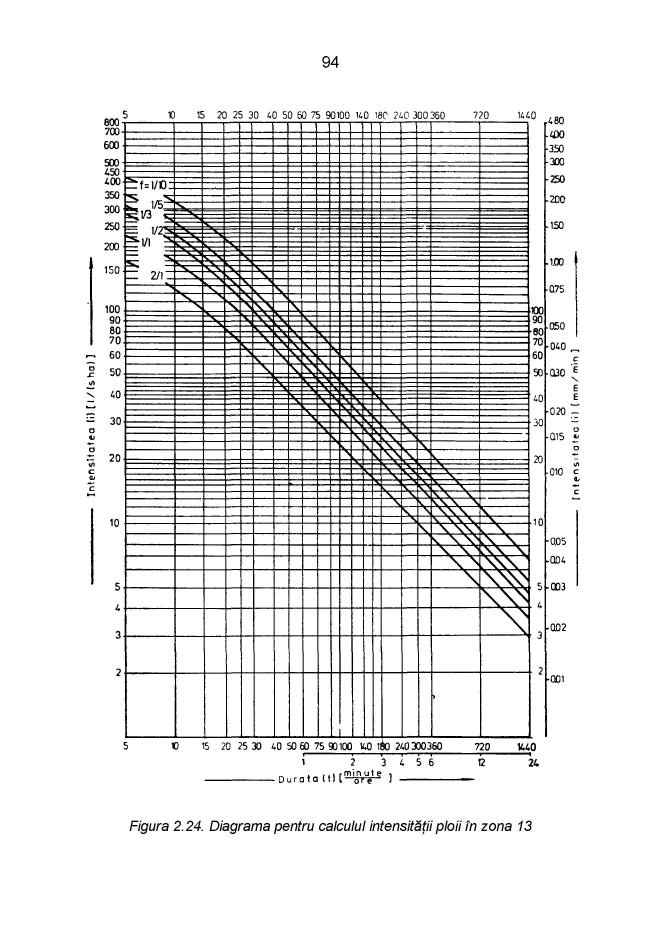
#> input picture samples/images/1.jpg, 1984 x 2810 px, found by its file name (shown at 1/3 size); its folder holds only this picture in this run
$ python segment.py   (older library calls are emulated)
#> lines starting #> are read from the running program, lines starting #| are printed output that depends on the picture; after the words box and inside, x2 and y2 are one past the last pixel; in counts of white or black regions, pixels touching at a corner belong together
import cv2
from PIL import Image, ImageDraw
import numpy as np
from scipy.ndimage.filters import rank_filter
import random

color = (0, 0, 0)


# [6 lines left out: function auto_canny, not called in this run]


def dilate(image, kernel, iterations):
    dilated_image = cv2.dilate(image, kernel, iterations=iterations)
    return dilated_image


# [83 lines left out: functions downscale_image, find_components, find_likely_rectangles, make_box, make_box_from_points, rect_union, not called in this run]


def rect_area(crop):
    return max(0, crop[2] - crop[0]) * max(0, crop[3] - crop[1])


# [6 lines left out: function crop_image, not called in this run]


def reduce_noise_raw(im):
    bilat = cv2.bilateralFilter(im, 9, 75, 75)
    blur = cv2.medianBlur(bilat, 3)
    return blur


# [43 lines left out: functions reduce_noise_edges, rects_are_vertical, find_final_crop, not called in this run]


def dilate_wrapper(im, kernel_size, iters):
    kernel = cv2.getStructuringElement(cv2.MORPH_RECT, (kernel_size, kernel_size))
    dilation = dilate(im, kernel, iters)
    return dilation


# [46 lines left out: function process_image, not called in this run]


def rad_to_deg(theta):
    return theta * 180 / np.pi


# [49 lines left out: functions rotate, estimate_skew, compute_skew, process_skewed_crop, not called in this run]


def filter_contours(contours, hierarchy, image_shape):
    borders = []
    for i, c in enumerate(contours):
        x, y, w, h = cv2.boundingRect(c)
        borders.append((x, y, x + w - 1, y + h - 1))  # , i, hierarchy[0][i][3]))

    # [5 lines left out: function border_filter, not called in this run]

    for i, border in enumerate(borders):
        if (rect_area(border) / (image_shape[0] * image_shape[1])) > 0.9:
            lst = list(borders[i])
            lst[4] = -1
            borders[i] = tuple(lst)

    borders = sorted(borders, key=lambda box: rect_area(box), reverse=True)
    # borders = list(filter(lambda b: b[5] == -1 or borders[b[5]][4] == -1, borders))

    return borders


def segment(image):
    if not isinstance(image, np.ndarray):
        raise TypeError

    blur = reduce_noise_raw(image.copy())

    edges = cv2.Canny(np.asarray(blur), 150, 200)
    dilated = dilate_wrapper(edges, 3, 6)

    _, contours, hierarchy = cv2.findContours(dilated, cv2.RETR_TREE, cv2.CHAIN_APPROX_SIMPLE)
    borders = filter_contours(contours, hierarchy, image.shape)

    return borders


def dbg(im):
    Image.fromarray(im).show()


# [37 lines left out: functions show_image_contours, show_image_contours2, not called in this run]


def generate_color():
    global color
    color = (random.randint(0, 255), random.randint(0, 255), random.randint(0, 255))


import os, time

if __name__ == '__main__':
    p = r'D:\UAIC\3.1\IA\pdf2article\samples\images'

    # [4 lines of commented-out code are left out]

    for d in os.listdir(p):
        path = os.path.join(p, d)
        im = np.array(Image.open(path))
#> im is the input picture: shape (2810, 1984, 3); min 0, max 255, mean 229.3
        rects = segment(im)
#> in segment, `edges = cv2.Canny(np.asarray(blur), 150, 200)`:
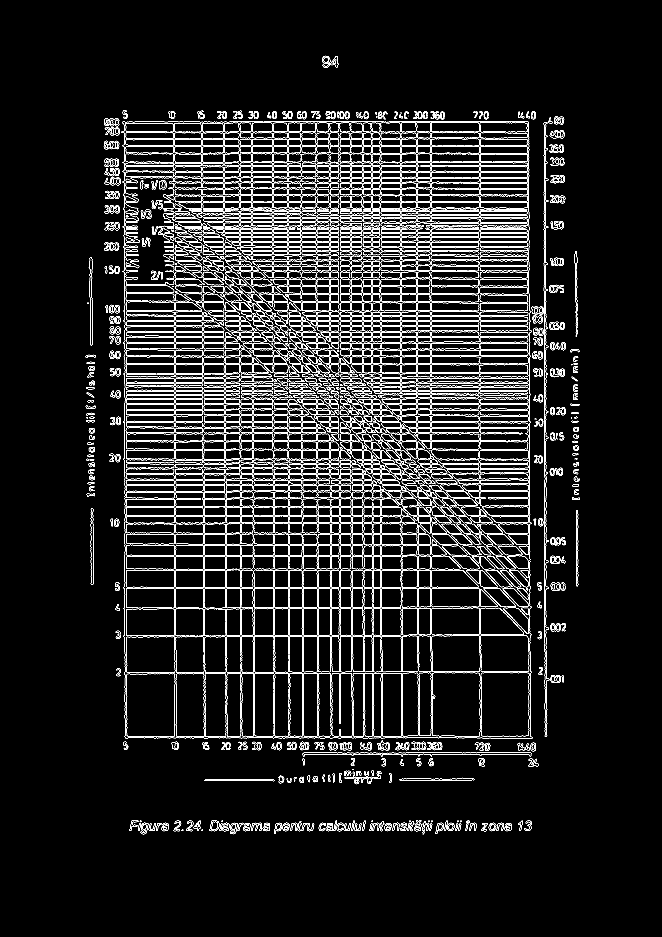
#> edges: shape (2810, 1984) (shown at 1/3 size); 5.1% white in thin lines or dots, all inside (x1, y1, x2, y2) = (257, 167, 1740, 2504)
#> in dilate, `dilated_image = cv2.dilate(image, kernel, iterations=iterations)`:
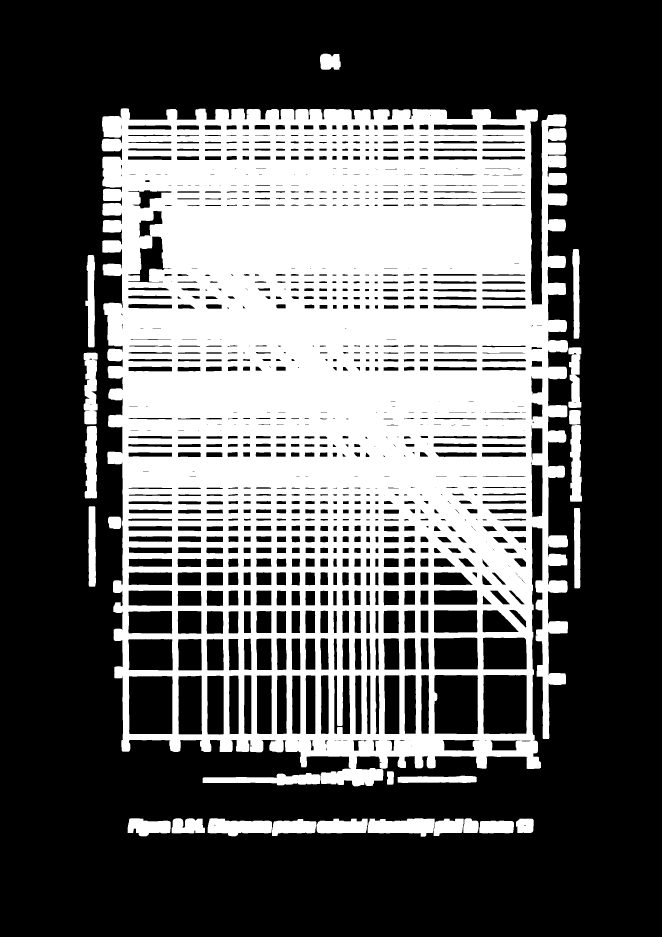
#> dilated_image: shape (2810, 1984) (shown at 1/3 size); 37.1% white; 24 white regions
#> in segment, `_, contours, hierarchy = cv2.findContours(dilated, cv2.RETR_TREE, cv2...`: contours = 969 contours, 173 with area under 20; largest, box (x1, y1, x2, y2) and area: (305, 325, 1704, 2359) 2499871, (1449, 2024, 1581, 2203) 23041, (1302, 2024, 1435, 2203) 22890, (386, 2027, 519, 2203) 22738, (1301, 1912, 1435, 2009) 12412
#> the loop in filter_contours, `for i, c in enumerate(contours):` made 969 passes
#> (x, y, w, h) on passes 1 to 3: (1438, 2462, 104, 38), (816, 2457, 133, 51), (1548, 2456, 53, 43)
#> after the loop in filter_contours, `for i, c in enumerate(contours):`: borders = 969 items, first 6: (1438, 2462, 1541, 2499), (816, 2457, 948, 2507), (1548, 2456, 1600, 2498), (1572, 2475, 1577, 2478), (950, 2456, 1102, 2499), (1390, 2455, 1435, 2498)
#> the loop in filter_contours, `for i, border in enumerate(borders):` made 969 passes
#> in filter_contours, `borders = sorted(borders, key=lambda box: rect_area(box), reverse=True)`: borders = 969 items, first 6: (305, 325, 1703, 2358), (1302, 2024, 1434, 2202), (1449, 2024, 1580, 2202), (386, 2027, 518, 2202), (384, 709, 514, 847), (1103, 2455, 1390, 2509)
#> rects has the same summary as borders in filter_contours
        time.sleep(5)

$ run again, on samples/images/2.jpg
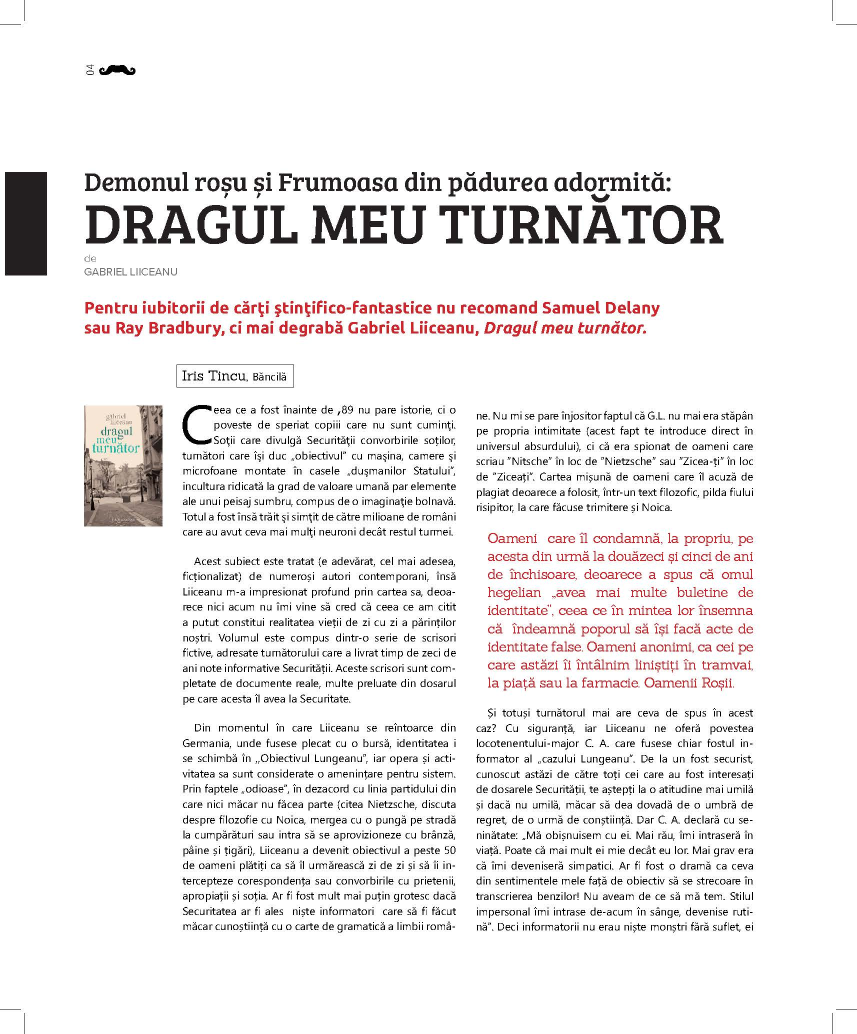
#> input picture samples/images/2.jpg, 1714 x 2068 px, found by its file name (shown at 1/2 size)
#> im is the input picture: shape (2068, 1714, 3); mean R, G, B 239.1, 237, 237
#> in segment, `edges = cv2.Canny(np.asarray(blur), 150, 200)`:
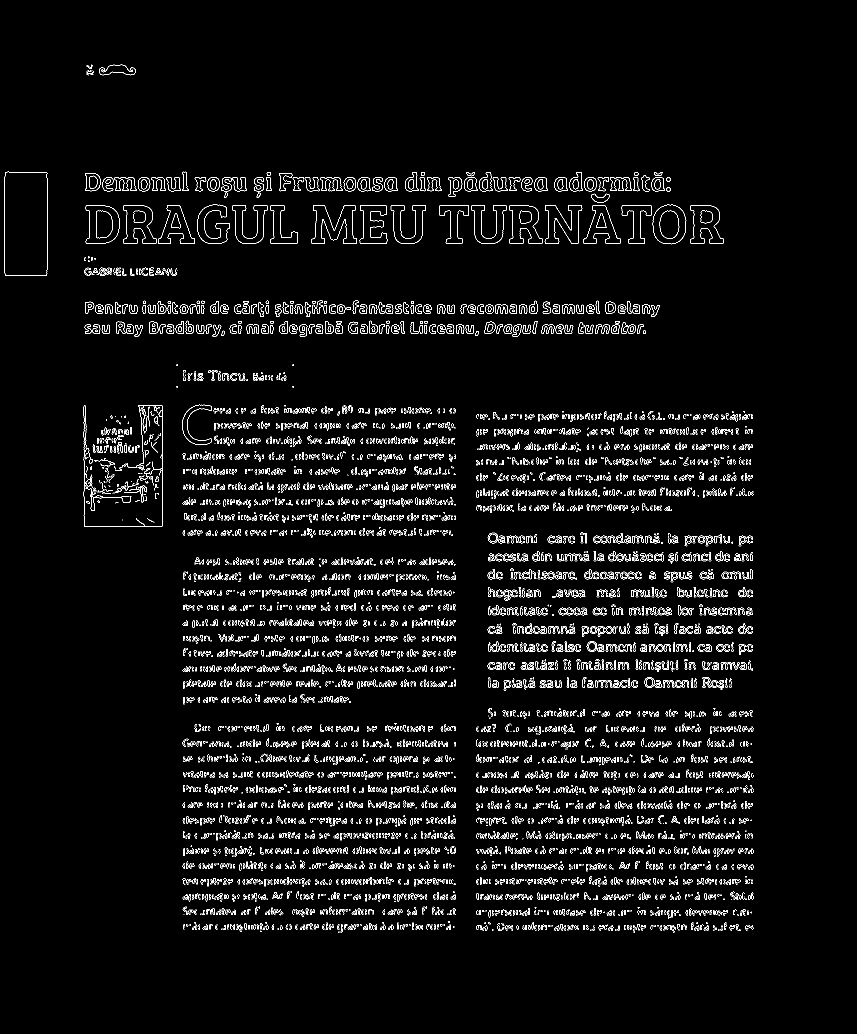
#> edges: shape (2068, 1714) (shown at 1/2 size); 3.6% white in thin lines or dots, all inside (x1, y1, x2, y2) = (9, 129, 1507, 1865)
#> in dilate, `dilated_image = cv2.dilate(image, kernel, iterations=iterations)`:
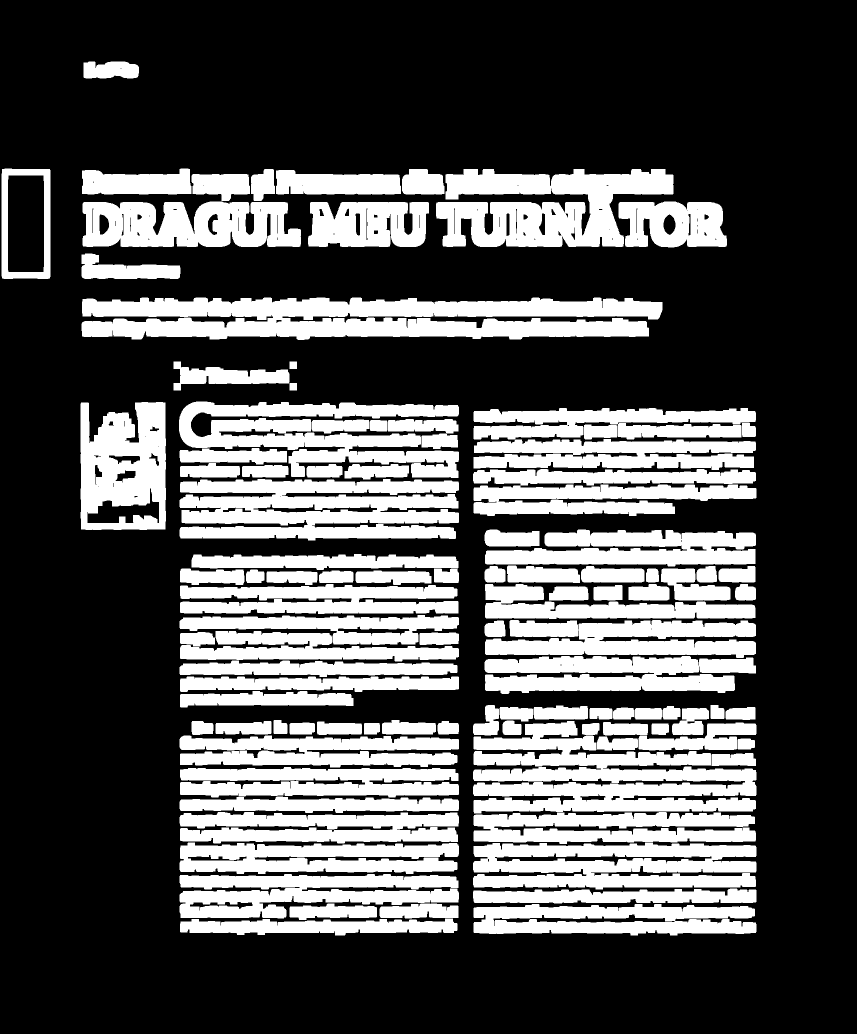
#> dilated_image: shape (2068, 1714) (shown at 1/2 size); 32.2% white; 103 white regions
#> contours = 210 contours, 40 with area under 20; largest, box (x1, y1, x2, y2) and area: (163, 595, 1325, 680) 73438, (946, 1442, 1513, 1627) 61476, (359, 958, 918, 1081) 53114, (947, 816, 1512, 940) 50356, (872, 338, 1347, 494) 47568
#> the loop in filter_contours, `for i, c in enumerate(contours):` made 210 passes
#> (x, y, w, h) on passes 1 to 3: (360, 1837, 555, 34), (947, 1808, 566, 63), (986, 1828, 364, 25)
#> after the loop in filter_contours, `for i, c in enumerate(contours):`: borders = 210 items, first 6: (360, 1837, 914, 1870), (947, 1808, 1512, 1870), (986, 1828, 1349, 1852), (759, 1807, 916, 1836), (579, 1807, 753, 1839), (946, 1777, 1512, 1806)
#> the loop in filter_contours, `for i, border in enumerate(borders):` made 210 passes
#> in filter_contours, `borders = sorted(borders, key=lambda box: rect_area(box), reverse=True)`: borders = 210 items, first 6: (946, 1442, 1512, 1626), (163, 595, 1324, 679), (358, 803, 917, 955), (872, 338, 1346, 493), (947, 816, 1511, 939), (359, 958, 917, 1080)
#> rects has the same summary as borders in filter_contours
